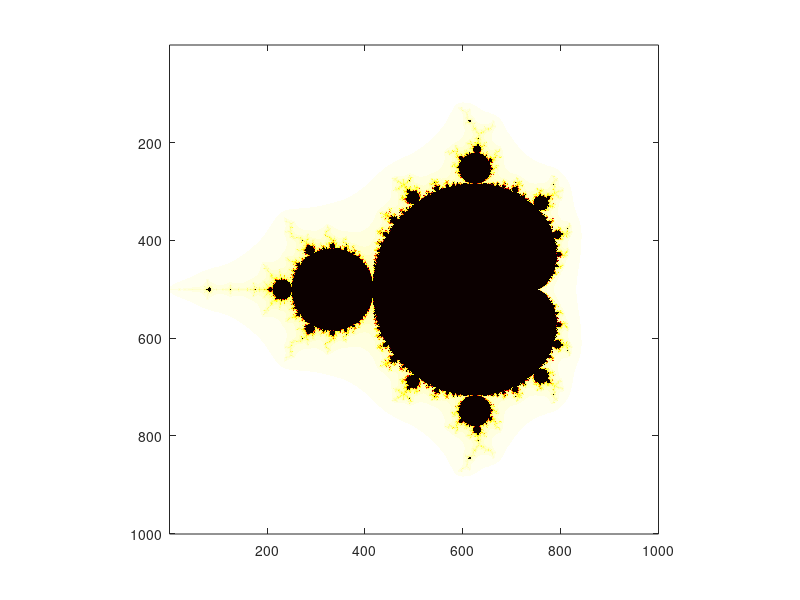

This figure's MATLAB source:
function mandelbrot
WIDTH = 1000; %number of points in x axis
HEIGHT = 1000; %number of points in y axis

% fractal x y range
X_MIN = -2;   X_MAX = 1;
Y_MIN = -1.5; Y_MAX = 1.5;

MAX_ITERATION = 200;

% Generate linearly spaced points from X_MIN to X_MAX and Y_MIN to Y_MAX
[x,y] = meshgrid(linspace(X_MIN, X_MAX, WIDTH), linspace(Y_MIN, Y_MAX, HEIGHT));

% Allocate space for output
c = x + 1i * y;
z = zeros(size(c));
k = zeros(size(c));
h_wait = waitbar(0,'Please  wait...');

tic %start timer
for m = 1:MAX_ITERATION
    z = z.^2 + c;
    k(abs(z) > 100 & k == 0) = MAX_ITERATION - m;
    waitbar(m/MAX_ITERATION, h_wait);
end 
toc  %stop timer

close(h_wait);
figure;
imagesc(k);
colormap hot;
axis square;